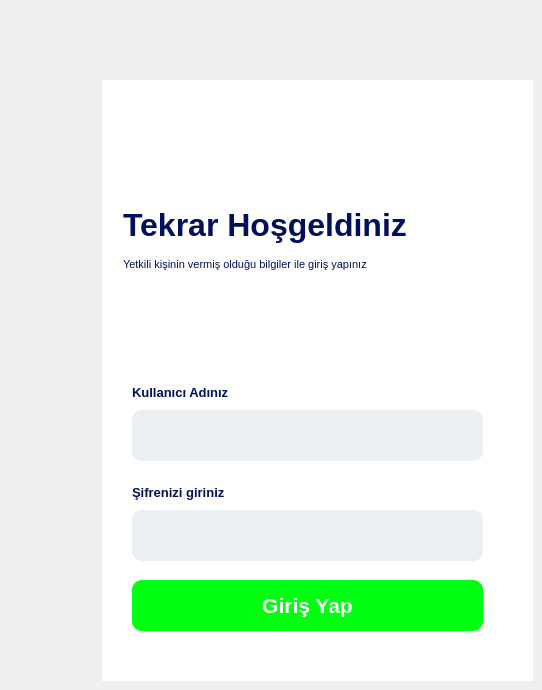
    <widget class="QWidget" name="login">
     <property name="styleSheet">
      <string notr="true">width:10px;</string>
     </property>
     <widget class="QWidget" name="widget_7" native="true">
      <property name="geometry">
       <rect>
        <x>102</x>
        <y>80</y>
        <width>431</width>
        <height>601</height>
       </rect>
      </property>
      <property name="styleSheet">
       <string notr="true">background:white;
</string>
      </property>
      <widget class="QPushButton" name="login_giris">
       <property name="geometry">
        <rect>
         <x>30</x>
         <y>500</y>
         <width>351</width>
         <height>51</height>
        </rect>
       </property>
       <property name="font">
        <font>
         <pointsize>16</pointsize>
         <weight>75</weight>
         <bold>true</bold>
        </font>
       </property>
       <property name="cursor">
        <cursorShape>PointingHandCursor</cursorShape>
       </property>
       <property name="styleSheet">
        <string notr="true">background-color: rgb(0, 255, 17);
color:white;
border-radius:10px;</string>
       </property>
       <property name="text">
        <string>Giriş Yap</string>
       </property>
      </widget>
      <widget class="QLabel" name="label_30">
       <property name="geometry">
        <rect>
         <x>30</x>
         <y>400</y>
         <width>164</width>
         <height>24</height>
        </rect>
       </property>
       <property name="font">
        <font>
         <pointsize>10</pointsize>
         <weight>75</weight>
         <bold>true</bold>
         <underline>false</underline>
        </font>
       </property>
       <property name="styleSheet">
        <string notr="true">color:#020F59;</string>
       </property>
       <property name="text">
        <string>Şifrenizi giriniz</string>
       </property>
      </widget>
      <widget class="QLabel" name="label_33">
       <property name="geometry">
        <rect>
         <x>30</x>
         <y>300</y>
         <width>161</width>
         <height>24</height>
        </rect>
       </property>
       <property name="font">
        <font>
         <pointsize>10</pointsize>
         <weight>75</weight>
         <bold>true</bold>
         <underline>false</underline>
        </font>
       </property>
       <property name="styleSheet">
        <string notr="true">color:#020F59;</string>
       </property>
       <property name="text">
        <string>Kullanıcı Adınız</string>
       </property>
      </widget>
      <widget class="QLabel" name="label_35">
       <property name="geometry">
        <rect>
         <x>21</x>
         <y>121</y>
         <width>377</width>
         <height>48</height>
        </rect>
       </property>
       <property name="font">
        <font>
         <pointsize>24</pointsize>
         <weight>75</weight>
         <bold>true</bold>
         <underline>false</underline>
        </font>
       </property>
       <property name="styleSheet">
        <string notr="true">color:#020F59;</string>
       </property>
       <property name="text">
        <string>Tekrar Hoşgeldiniz</string>
       </property>
      </widget>
      <widget class="QLabel" name="label_37">
       <property name="geometry">
        <rect>
         <x>21</x>
         <y>176</y>
         <width>286</width>
         <height>16</height>
        </rect>
       </property>
       <property name="font">
        <font>
         <pointsize>8</pointsize>
         <weight>50</weight>
         <bold>false</bold>
         <underline>false</underline>
        </font>
       </property>
       <property name="styleSheet">
        <string notr="true">color:#020F59;</string>
       </property>
       <property name="text">
        <string>Yetkili kişinin vermiş olduğu bilgiler ile giriş yapınız</string>
       </property>
      </widget>
      <widget class="QLineEdit" name="mail">
       <property name="geometry">
        <rect>
         <x>30</x>
         <y>330</y>
         <width>351</width>
         <height>51</height>
        </rect>
       </property>
       <property name="styleSheet">
        <string notr="true">background:#E9EFF2;
border-radius:10px;</string>
       </property>
      </widget>
      <widget class="QLineEdit" name="sifre">
       <property name="geometry">
        <rect>
         <x>30</x>
         <y>430</y>
         <width>351</width>
         <height>51</height>
        </rect>
       </property>
       <property name="styleSheet">
        <string notr="true">background:#E9EFF2;
border-radius:10px;</string>
       </property>
       <property name="echoMode">
        <enum>QLineEdit::Password</enum>
       </property>
      </widget>
     </widget>
    </widget>
